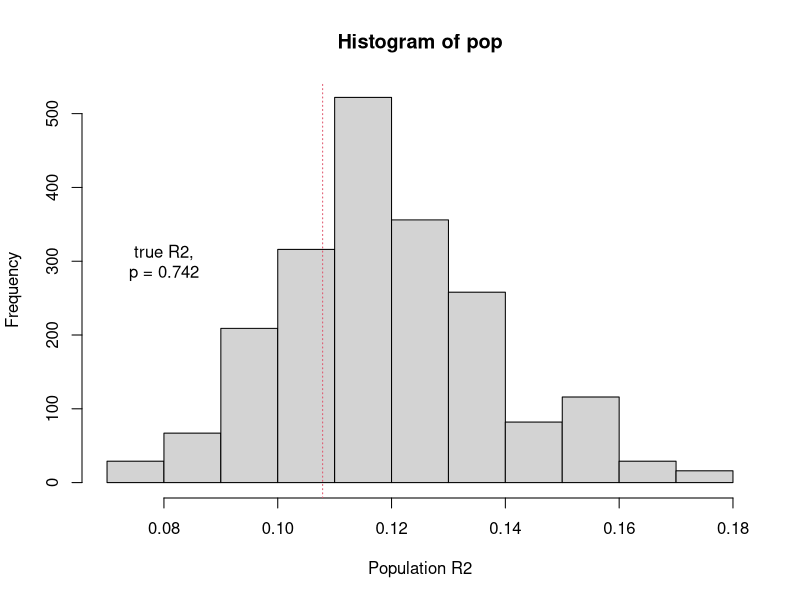

Here is the R script that generated this plot: (Note: this script raises an error after producing the figure.)
#Multivariate Repeated Measurements with adonis():
  
#https://thebiobucket.blogspot.com/2011/04/repeat-measure-adonis-lately-i-had-to.html#more

## Load packages
require(vegan)

### Data:
sp <- matrix(rnorm(3 * 6 * 20, 50, 10), nrow = 3 * 6, ncol = 20,
             dimnames = list(1:18, paste("Sp", 1:20, sep = "")))

time <- as.ordered(rep(1:3, 6))
site <- gl(6, 3)
df <- cbind(site, time, sp)

### add time effect at timepoint 3,
### this will effect will be tested by adonis():
sp_1 <- sp
sp_1[time==3,] <-  sp[time==3,] + rnorm(20, 10, 1)
df2 <- cbind(site, time, sp_1)

### choose which species set to test:
test_sp <- sp_1

### computing the true R2-value

### (btw, using dist() defaults to euclidean distance):
print(fit <- adonis(dist(test_sp) ~ time, permutations=1))

### number of perms
B <- 1999

### setting up frame which will be populated by
### random r2 values:
pop <- rep(NA, B + 1)

### the first entry will be the true r2:
pop[1] <- fit$aov.tab[1, 5]

### set up a "permControl" object:
### we turn off mirroring as time should only flow in one direction
#ctrl <- permControl(strata = site, within = Within(type = "series", mirror = FALSE)) #obsolete code
ctrl <- how(blocks = site, within = Within(type = "series", mirror = FALSE)) #"permControl" is not used at all


### Number of observations:
nobs <- nrow(test_sp)

### check permutation (...rows represent the sample id):
### ..they are ok!
### within in each repeated sample (= sites) timepoints are shuffled,
### with keeping the sequence intact (e.g., for  site 1: 1,2,3 - 2,3,1 - 3,2,1)
shuffle(nobs, control = ctrl)

### loop:
### in adonis(...) you need to put permutations = 1, otherwise 
### adonis will not run
set.seed(123)
for(i in 2:(B+1)){
  idx <- shuffle(nobs, control = ctrl)
  fit.rand <- adonis(dist(test_sp) ~ time[idx], permutations = 1)
  pop[i] <- fit.rand$aov.tab[1, 5]
}

### get the p-value:
print(pval <- sum(pop >= pop[1]) / (B + 1))
### [1] 0.0035

### the sign. p-value supports the H1 (->there is a time effect).
### ..and the fact that samples are not iid is allowed by
### the customized perms - so this p-value is trustworthy as opposed
### to tests not acknowledging dependency of data points..

### test sp set without an effect:
### replace test_sp with sp set without effect:
test_sp <- sp

### now re-run the script and see the result:
### it is insign. - as expected:

### setting up frame which will be populated by
### random r2 values:
pop <- rep(NA, B + 1)

### computing the true R2-value:
print(fit <- adonis(dist(test_sp) ~ time, permutations = 1))

### the first entry will be the true r2:
pop[1] <- fit$aov.tab[1, 5]

### run the loop:
set.seed(123)
for(i in 2:(B+1)){
  idx <- shuffle(nobs, control = ctrl)
  fit.rand <- adonis(dist(test_sp) ~ time[idx], permutations = 1)
  pop[i] <- fit.rand$aov.tab[1, 5]
}
print(pval <- sum(pop >= pop[1]) / (B + 1))
### [1] 0.701

## make a histogram to see random R2-values and the true one:
hist(pop, xlab = "Population R2")
abline(v = pop[1], col = 2, lty = 3)
text(0.08, 300, paste("true R2,\np = ", pval, sep = ""))



# Mutate variables in dataframe to apply plot order
diver <- diver %>% 
  mutate(
    island = factor(
      island,
      levels = c(
        "LH",
        "FI",
        "DI",
        "FC")
    ),
    stratum = factor(
      stratum,
      levels = c(
        "WAT",
        "SAV")         
    )
  )

#create df with coordinates showing date ranges when treatment took place at LH and DI
#there are three date ranges, one in 2017 and two in 2018
trects <- data.frame(island = c("DI", "FC", "FI", "LH"),
                     ymin = c(-Inf, NA,NA,-Inf),
                     ymax = c(Inf, NA,NA,Inf),
                     xmin = c('2017-06-06', NA,NA,'2017-06-07'),
                     xmax = c('2017-09-18',NA,NA,'2017-09-19'),
                     xmin2 = c('2018-03-29', NA,NA,'2018-03-19'),
                     xmax2 = c('2018-06-21',NA,NA,'2018-07-02'),
                     xmin3 = c(NA,NA,NA,'2018-09-17'),
                     xmax3 = c(NA,NA,NA,'2018-11-26')
)
#format date columns as dates
ix<-4:9
trects[ix] <- lapply(trects[ix], as.Date, "%Y-%m-%d")
str(trects)

# Define custom plot formatting for each Stratum for the plots
# Colors
StratumColors <- c("WAT" = "dodgerblue3",
                   "SAV" = "green3")

# Point type
StratumPoint <- c("WAT" = 21,
                  "SAV" = 24)

# Line type
StratumLine <- c("WAT" = 1,
                 "SAV" = 2)

#custom facet labels
island_label <- c('DI'="Decker Island",
                  'FC'="Fisherman's Cut",
                  'FI'="French Island",
                  'LH'="Little Hastings"
)

#custom stratum names for legend
stratum_label<-c("Open Water","Vegetation")

#Number of genera through time by site
(divp1<-ggplot() + 
    geom_line(data=diver,
              aes(x=date, y=n, group=stratum,color=stratum,linetype=stratum))+
    geom_point(data=diver,aes(x=date, y=n, group=stratum
                              ,color=stratum, fill=stratum, shape=stratum))+
    scale_color_manual(values = StratumColors,name="Stratum",labels=stratum_label) +  
    scale_fill_manual(values = StratumColors,name="Stratum",labels=stratum_label)+  
    scale_shape_manual(values = StratumPoint,name="Stratum",labels=stratum_label) +  
    scale_linetype_manual(values = StratumLine,name="Stratum",labels=stratum_label)+  
    labs(x="Date", y="Phytoplankton Genus-level Richness")+
    facet_grid(island~.
               ,labeller = labeller(island = island_label))+
    theme_sav()+
    geom_rect(data = trects, aes(xmin = xmin,
                                 xmax = xmax,
                                 ymin = ymin, 
                                 ymax = ymax,
                                 fill=island),
              fill = 'grey', alpha=0.3)+
    geom_rect(data = trects, aes(xmin = xmin2,
                                 xmax = xmax2,
                                 ymin = ymin, 
                                 ymax = ymax,
                                 fill=island),
              fill = 'grey', alpha=0.3)+
    geom_rect(data = trects, aes(xmin = xmin3,
                                 xmax = xmax3,
                                 ymin = ymin, 
                                 ymax = ymax,
                                 fill=island),
              fill = 'grey', alpha=0.3)+
    theme(legend.position=c(0.2,0.16))
)
#ggsave(path=plot_folder,"Phyto_TimeSeries_Richness_Genus.png",scale=0.7, height=10,width=8, units="in",dpi=300)
#no clear patterns


(pseas <- ggplot(dscore,aes(x=NMDS1,y=NMDS2, shape=season, color=season,fill = season))+
    geom_point()+
    stat_ellipse(geom = "polygon", alpha = 0.3, aes(fill = season))+
    scale_color_manual(values = SeasonColors,name="Season") +  
    scale_fill_manual(values = SeasonColors,name="Season")+  
    scale_shape_manual(values = SeasonPoint,name="Season")+
    theme_sav()+theme(legend.position=c(0.13,0.9))
)

